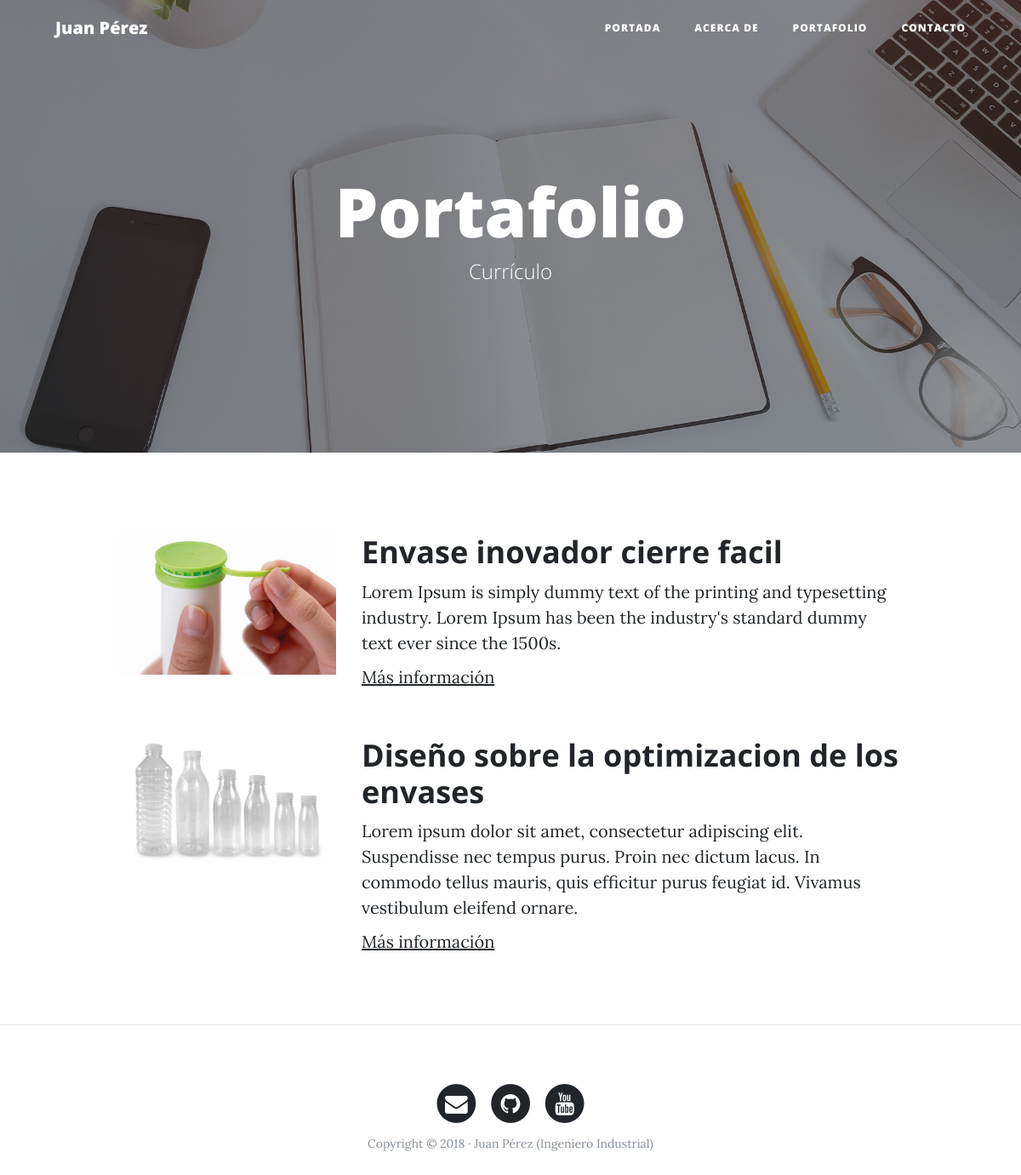
The page /portfolio/ on the database its author committed.
### portfolio/models.py (models this page shows, shortened)
class Project(models.Model):
    title = models.CharField(max_length=200, verbose_name="Titulo")
    description = models.TextField(verbose_name="Descripcion")
    image = models.ImageField(verbose_name="Imagen", upload_to = "projects")
    link = models.URLField(null=True, blank=True, verbose_name="Direccion Web")
    created = models.DateTimeField(auto_now_add =True, verbose_name="Fecha de creacion")
    updated = models.DateTimeField(auto_now=True, verbose_name="Fecha de edicion")
    class Meta:
        verbose_name = "Proyecto"
        verbose_name_plural = "proyectos"
        ordering = ["-created"] #reverso de la ordenacion

### portfolio/views.py (the view)
# urls.py: path('portfolio/',portfolio_views.portfolio, name="portfolio"),
def portfolio(request):
    projects = Project.objects.all()
    return render(request, "portfolio/portfolio.html",{'projects': projects})

### portfolio/templates/portfolio/portfolio.html (shortened to what this page needs)
{% extends 'core/base.html' %}
{% block background %}{% load static %}{% static 'core/img/portfolio-bg.jpg' %}{% endblock %}
{% block headers %}
<h1>Portafolio</h1>
<span class="subheading">Currículo</span>
{% endblock %}
{% block content %}
    {% for project in projects %}
        <div class="row project">
            <div class="col-lg-3 col-md-4 offset-lg-1">
                <img class="img-fluid" src="{{project.image.url}} " alt="">
            </div>
        <div class="col-lg-7 col-md-8">
                <h2 class="section-heading title">{{project.title}}</h2>
            <p>{{project.description}}</p>
            {% if project.link %}
                <p><a href="{{project.link}}">Más información</a></p>
            {% endif %}
            </div>
        </div>
    {% endfor %}
{% endblock content %}

### rows shown on the page
Project: image (picture), title "Envase inovador cierre facil", description "Lorem Ipsum is simply dummy text of the printing and typesetting industry. Lorem Ipsum has been the industry's standard dummy text ever since the 1500s."
Project: image (picture), title "Diseño sobre la optimizacion de los envases", description "Lorem ipsum dolor sit amet, consectetur adipiscing elit. Suspendisse nec tempus purus. Proin nec dictum lacus. In commodo tellus mauris, quis efficitur purus feugiat id. Vivamus vestibulum eleifend ornare."
